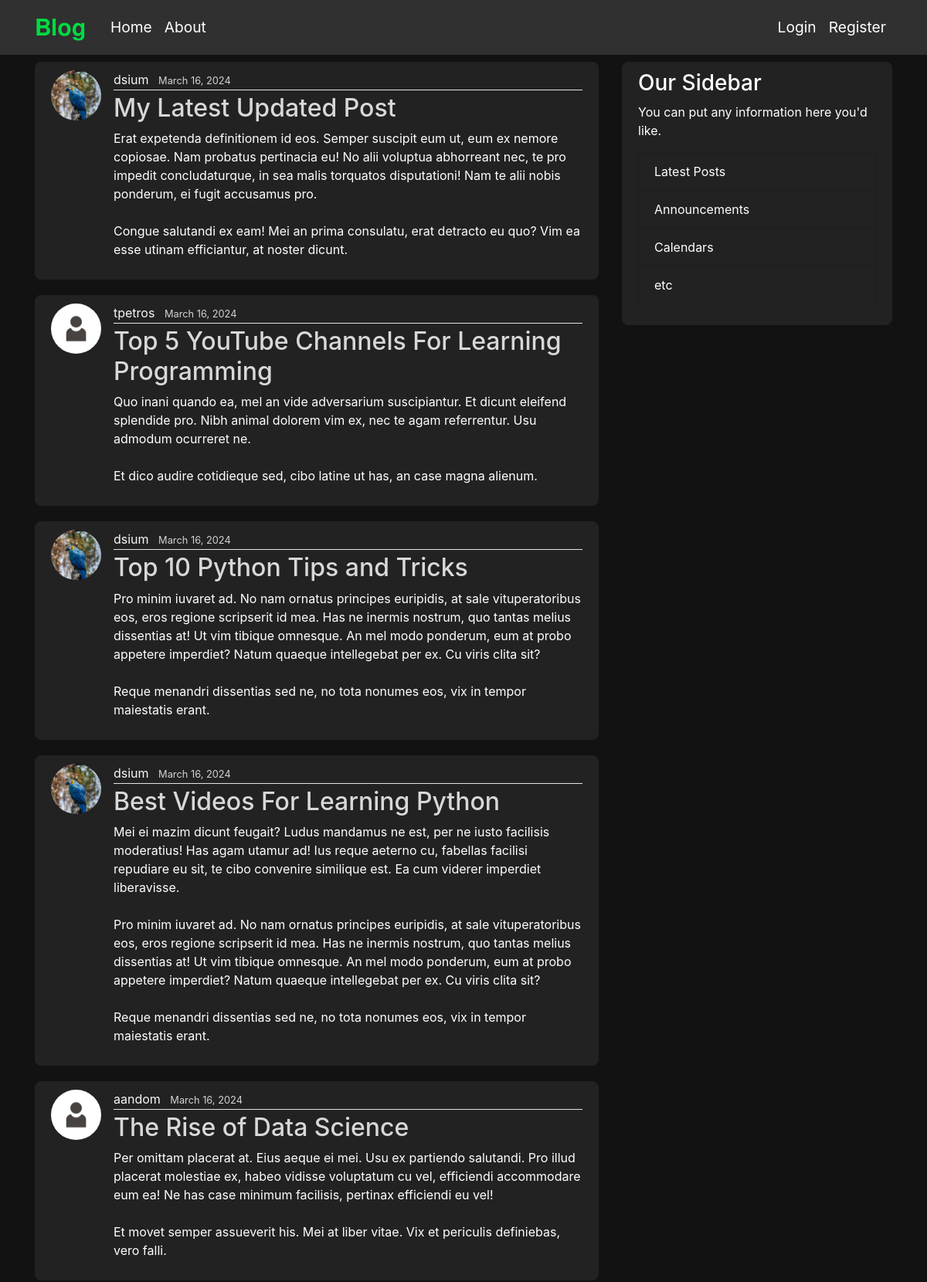
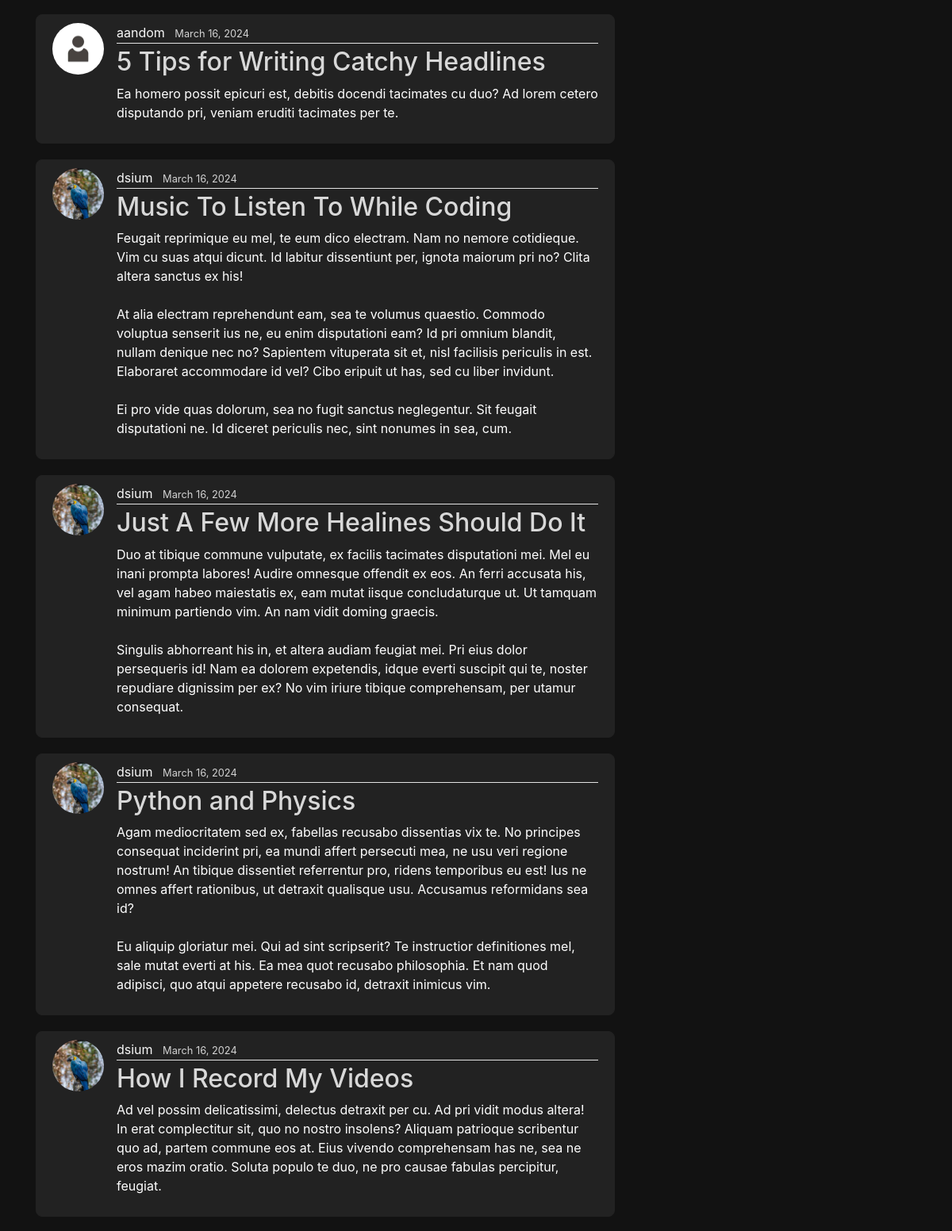
The page / (upper part) on the database its author committed (2 pictures, top to bottom).
### blog/models.py (models this page shows, shortened)
class Post(models.Model):
    title = models.CharField(max_length=100)
    content = models.TextField()
    date_posted = models.DateTimeField(default=timezone.now)
    author = models.ForeignKey(User, on_delete=models.CASCADE)

### users/models.py (models this page shows, shortened)
class Profile(models.Model):
    user = models.OneToOneField(User, on_delete=models.CASCADE)
    image = models.ImageField(default='default.jpg', upload_to='profile_pics')

### blog/views.py (the view)
# urls.py: path('', PostListView.as_view(), name='home'),
class PostListView(ListView):
    model = Post
    template_name = 'blog/home.html'
    context_object_name = 'posts'
    ordering = ['-date_posted']

### blog/templates/blog/home.html
{% extends "blog/base.html" %}
{% block content %}
    {% for post in posts %}
        <article class="media content-section">
          <img class="rounded-circle article-img" src="{{ post.author.profile.image.url }}">
          <div class="media-body">
            <div class="article-metadata">
              <a class="mr-2" href="#">{{ post.author }}</a>
              <small>{{ post.date_posted|date:"F d, Y" }}</small>
            </div>
            <h2><a class="article-title" href="{% url 'post-detail' post.id %}">{{ post.title }}</a></h2>
            <p class="article-content">{{ post.content }}</p>
          </div>
        </article>
    {% endfor %}
{% endblock content %}

### blog/static/blog/main.css (style rules this page uses)
body { background: #121212; color: #ffffff; margin-top: 5rem; }
h1, h2, h3, h4, h5, h6 { color: #ffffff; }
a { color: #f8f8f8; }
.content-section { background: #222; padding: 10px 20px; border: 1px solid #222; border-radius: 8px; margin-bottom: 20px; }
.article-title { color: #d8d8d8; }
.article-content { white-space: pre-line; }
.article-img { height: 65px; width: 65px; margin-right: 16px; }
.article-metadata { padding-bottom: 1px; margin-bottom: 4px; border-bottom: 1px solid #e3e3e3; }
small { color: #d3d3d3; }

### rows shown on the page
Post: author.profile.image (picture), author "dsium", date_posted "March 16, 2024", title "My Latest Updated Post", content "Erat expetenda definitionem id eos. Semper suscipit eum ut, eum ex nemore copiosae. Nam probatus pertinacia eu! No alii voluptua abhorreant nec, te pro impedit concludaturque, in sea malis torquatos disputationi! Nam te alii nobis ponderum, ei fugit accusamus pro. Congue salutandi ex eam! Mei an prima consulatu, erat detracto eu quo? Vim ea esse utinam efficiantur, at noster dicunt."
Post: author.profile.image (placeholder picture), author "tpetros", date_posted "March 16, 2024", title "Top 5 YouTube Channels For Learning Programming", content "Quo inani quando ea, mel an vide adversarium suscipiantur. Et dicunt eleifend splendide pro. Nibh animal dolorem vim ex, nec te agam referrentur. Usu admodum ocurreret ne. Et dico audire cotidieque sed, cibo latine ut has, an case magna alienum."
Post: author.profile.image (picture), author "dsium", date_posted "March 16, 2024", title "Top 10 Python Tips and Tricks", content "Pro minim iuvaret ad. No nam ornatus principes euripidis, at sale vituperatoribus eos, eros regione scripserit id mea. Has ne inermis nostrum, quo tantas melius dissentias at! Ut vim tibique omnesque. An mel modo ponderum, eum at probo appetere imperdiet? Natum quaeque intellegebat per ex. Cu viris clita sit? Reque menandri dissentias sed ne, no tota nonumes eos, vix in tempor maiestatis erant."
Post: author.profile.image (picture), author "dsium", date_posted "March 16, 2024", title "Best Videos For Learning Python", content "Mei ei mazim dicunt feugait? Ludus mandamus ne est, per ne iusto facilisis moderatius! Has agam utamur ad! Ius reque aeterno cu, fabellas facilisi repudiare eu sit, te cibo convenire similique est. Ea cum viderer imperdiet liberavisse. Pro minim iuvaret ad. No nam ornatus principes euripidis, at sale vituperatoribus eos, eros regione scripserit id mea. Has ne inermis nostrum, quo tantas melius dissentias at! Ut vim tibique omnesque. An mel modo ponderum, eum at probo appetere imperdiet? Natum quaeque intellegebat per ex. Cu viris clita sit? Reque menandri dissentias sed ne, no tota nonumes eos, vix in tempor maiestatis erant."
Post: author.profile.image (placeholder picture), author "aandom", date_posted "March 16, 2024", title "The Rise of Data Science", content "Per omittam placerat at. Eius aeque ei mei. Usu ex partiendo salutandi. Pro illud placerat molestiae ex, habeo vidisse voluptatum cu vel, efficiendi accommodare eum ea! Ne has case minimum facilisis, pertinax efficiendi eu vel! Et movet semper assueverit his. Mei at liber vitae. Vix et periculis definiebas, vero falli."
Post: author.profile.image (placeholder picture), author "aandom", date_posted "March 16, 2024", title "5 Tips for Writing Catchy Headlines", content "Ea homero possit epicuri est, debitis docendi tacimates cu duo? Ad lorem cetero disputando pri, veniam eruditi tacimates per te."
Post: author.profile.image (picture), author "dsium", date_posted "March 16, 2024", title "Music To Listen To While Coding", content "Feugait reprimique eu mel, te eum dico electram. Nam no nemore cotidieque. Vim cu suas atqui dicunt. Id labitur dissentiunt per, ignota maiorum pri no? Clita altera sanctus ex his! At alia electram reprehendunt eam, sea te volumus quaestio. Commodo voluptua senserit ius ne, eu enim disputationi eam? Id pri omnium blandit, nullam denique nec no? Sapientem vituperata sit et, nisl facilisis periculis in est. Elaboraret accommodare id vel? Cibo eripuit ut has, sed cu liber invidunt. Ei pro vide quas dolorum, sea no fugit sanctus neglegentur. Sit feugait disputationi ne. Id diceret periculis nec, sint nonumes in sea, cum."
Post: author.profile.image (picture), author "dsium", date_posted "March 16, 2024", title "Just A Few More Healines Should Do It", content "Duo at tibique commune vulputate, ex facilis tacimates disputationi mei. Mel eu inani prompta labores! Audire omnesque offendit ex eos. An ferri accusata his, vel agam habeo maiestatis ex, eam mutat iisque concludaturque ut. Ut tamquam minimum partiendo vim. An nam vidit doming graecis. Singulis abhorreant his in, et altera audiam feugiat mei. Pri eius dolor persequeris id! Nam ea dolorem expetendis, idque everti suscipit qui te, noster repudiare dignissim per ex? No vim iriure tibique comprehensam, per utamur consequat."
Post: author.profile.image (picture), author "dsium", date_posted "March 16, 2024", title "Python and Physics", content "Agam mediocritatem sed ex, fabellas recusabo dissentias vix te. No principes consequat inciderint pri, ea mundi affert persecuti mea, ne usu veri regione nostrum! An tibique dissentiet referrentur pro, ridens temporibus eu est! Ius ne omnes affert rationibus, ut detraxit qualisque usu. Accusamus reformidans sea id? Eu aliquip gloriatur mei. Qui ad sint scripserit? Te instructior definitiones mel, sale mutat everti at his. Ea mea quot recusabo philosophia. Et nam quod adipisci, quo atqui appetere recusabo id, detraxit inimicus vim."
Post: author.profile.image (picture), author "dsium", date_posted "March 16, 2024", title "How I Record My Videos", content "Ad vel possim delicatissimi, delectus detraxit per cu. Ad pri vidit modus altera! In erat complectitur sit, quo no nostro insolens? Aliquam patrioque scribentur quo ad, partem commune eos at. Eius vivendo comprehensam has ne, sea ne eros mazim oratio. Soluta populo te duo, ne pro causae fabulas percipitur, feugiat."
